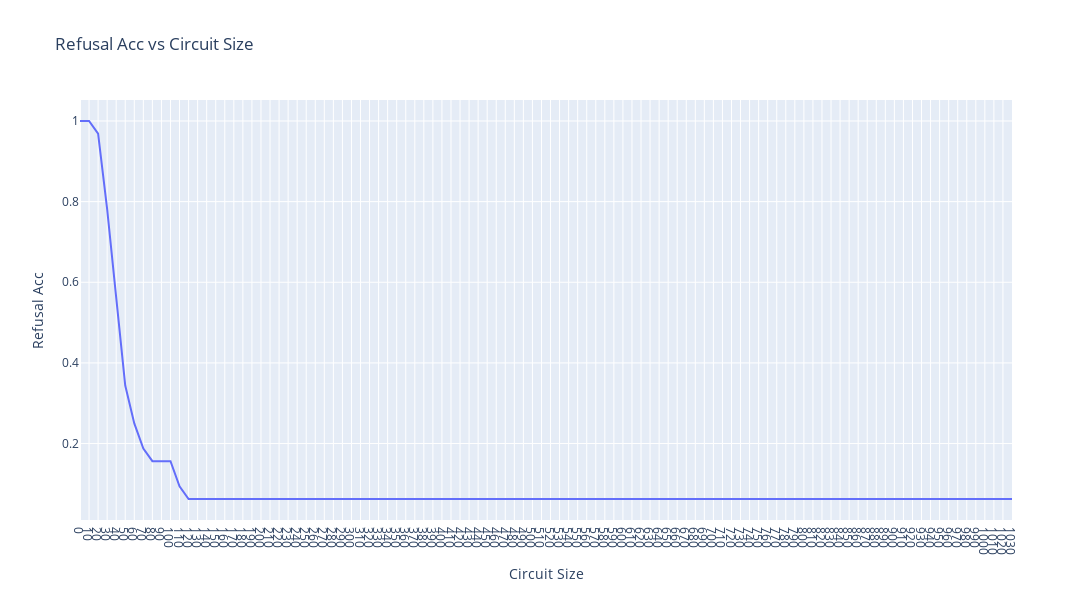

The notebook cell saved with this chart:
### Markdown cell above
Look at 'I' Token acc - not a very good test but if somewhat ok for quick analysis to decide which layer to take

### Code cell
single_token_acc = {}
for K in tqdm(range(0,len(C_K),10),total = len(C_K)//10):
    curr_circuit = sort_back(C_K[:K])
    jailbreak_acc,_ = eval_ds(model,harmful_val,saes,feats = curr_circuit)
    single_token_acc[K] = jailbreak_acc
plot_line(np.array(list(single_token_acc.values())),xlabel = 'Circuit Size',ylabel = 'Refusal Acc',title = 'Refusal Acc vs Circuit Size',x_tick = list(range(0,len(C_K),10)))
